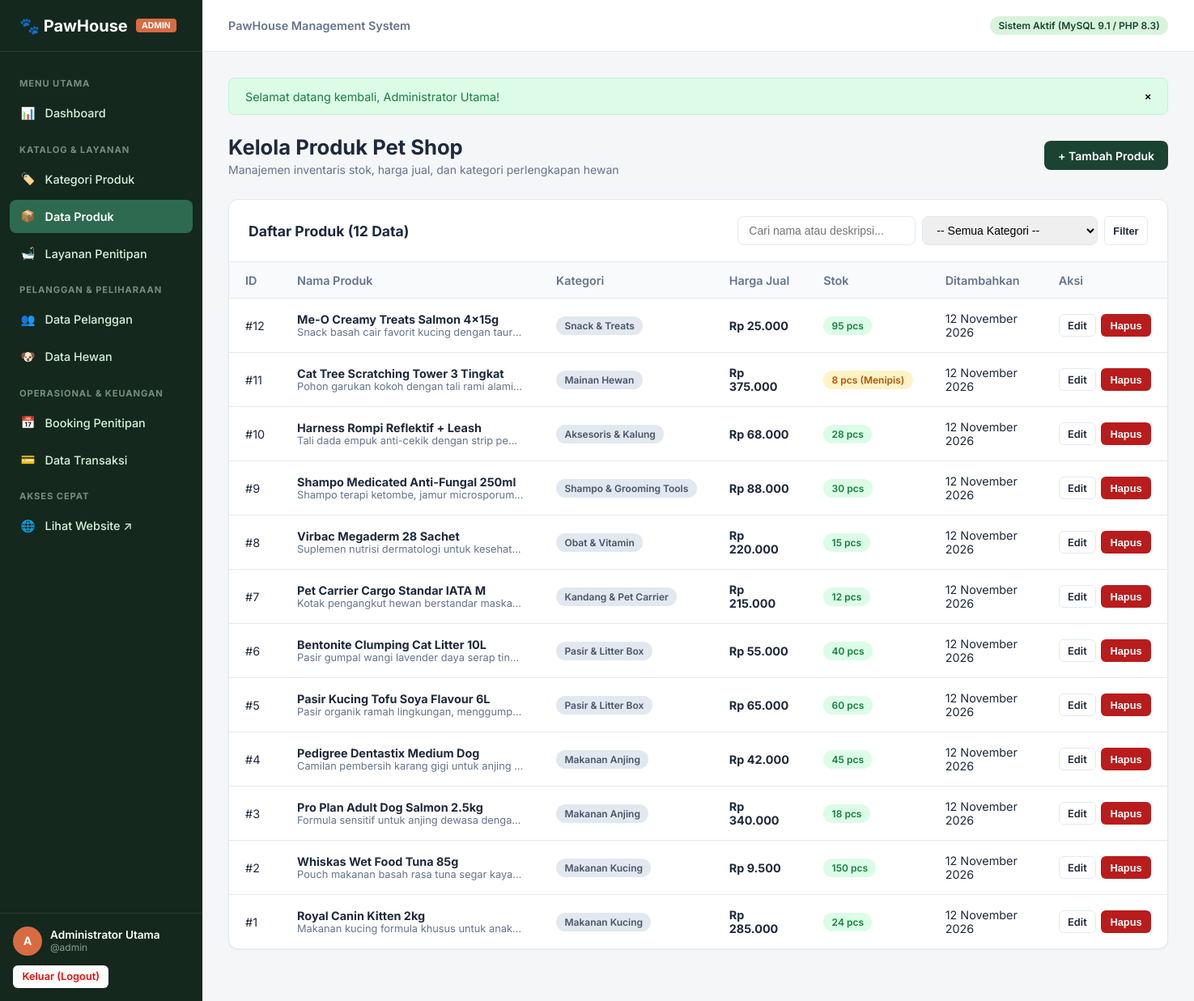
The page /admin/products/index.php (signed in) on the database its author committed.
### tables this page shows
CREATE TABLE `products` (
  `id` INT AUTO_INCREMENT PRIMARY KEY,
  `category_id` INT NOT NULL,
  `name` VARCHAR(150) NOT NULL,
  `description` TEXT NULL,
  `price` DECIMAL(12,2) NOT NULL,
  `stock` INT NOT NULL DEFAULT 0,
  `image` VARCHAR(255) NULL,
  `created_at` TIMESTAMP DEFAULT CURRENT_TIMESTAMP,
  CONSTRAINT `fk_products_category` FOREIGN KEY (`category_id`) 
    REFERENCES `categories` (`id`) ON UPDATE CASCADE ON DELETE RESTRICT
);

CREATE TABLE `categories` (
  `id` INT AUTO_INCREMENT PRIMARY KEY,
  `name` VARCHAR(100) NOT NULL,
  `description` TEXT NULL,
  `created_at` TIMESTAMP DEFAULT CURRENT_TIMESTAMP
);

### config/database.php (called while the page is built, shortened)
<?php
function base_url(string $path = ''): string {
    return BASE_URL . ($path ? '/' . ltrim($path, '/') : '');
}

### includes/functions.php (called while the page is built, shortened)
<?php
function e(?string $value): string {
    return htmlspecialchars((string)$value, ENT_QUOTES, 'UTF-8');
}
function format_rupiah($amount): string {
    return 'Rp ' . number_format((float)$amount, 0, ',', '.');
}
function format_date(?string $date, bool $withTime = false): string {
    $timestamp = strtotime($date);
    $months = [
        1 => 'Januari', 2 => 'Februari', 3 => 'Maret', 4 => 'April',
        5 => 'Mei', 6 => 'Juni', 7 => 'Juli', 8 => 'Agustus',
        9 => 'September', 10 => 'Oktober', 11 => 'November', 12 => 'Desember'
    ];
    $day = date('d', $timestamp);
    $month = $months[(int)date('m', $timestamp)];
    $year = date('Y', $timestamp);
    $formatted = "$day $month $year";
    return $formatted;
}

### admin/products/index.php (the view, shortened to what this page needs)
<?php
require_once __DIR__ . '/../../config/database.php';
require_once __DIR__ . '/../../includes/functions.php';
$pdo = db();
$search     = trim($_GET['q'] ?? '');
$sql = "
    SELECT p.*, c.name AS category_name
    FROM products p
    JOIN categories c ON p.category_id = c.id
    WHERE 1=1
";
$params = [];
$sql .= " ORDER BY p.id DESC";
$stmt = $pdo->prepare($sql);
$stmt->execute($params);
$products = $stmt->fetchAll();
require_once __DIR__ . '/../../includes/admin-header.php';
?>
<div class="page-header">
    <div>
        <h1 class="page-title">Kelola Produk Pet Shop</h1>
        <p class="page-subtitle">Manajemen inventaris stok, harga jual, dan kategori perlengkapan hewan</p>
    </div>
    <div>
        <a href="<?= base_url('admin/products/create.php') ?>" class="btn btn-primary">+ Tambah Produk</a>
    </div>
</div>
<div class="data-card">
    <div class="data-card-header">
        <h2 class="data-card-title">Daftar Produk (<?= count($products) ?> Data)</h2>
        <div class="card-toolbar">
            <form action="<?= base_url('admin/products/index.php') ?>" method="GET" style="display:flex; gap:0.5rem; flex-wrap:wrap;">
                <input type="text" name="q" class="search-input" placeholder="Cari nama atau deskripsi..." value="<?= e($search) ?>">
                <select name="category_id" class="search-input" style="min-width: 170px;">
                    <option value="">-- Semua Kategori --</option>
                </select>
                <button type="submit" class="btn btn-outline btn-sm">Filter</button>
            </form>
        </div>
    </div>
    <div class="table-responsive">
        <table class="admin-table">
            <thead>
                <tr>
                    <th style="width: 50px;">ID</th>
                    <th>Nama Produk</th>
                    <th>Kategori</th>
                    <th>Harga Jual</th>
                    <th>Stok</th>
                    <th>Ditambahkan</th>
                    <th style="width: 140px;">Aksi</th>
                </tr>
            </thead>
            <tbody>
                <?php if (empty($products)): ?>
                    <tr>
                        <td colspan="7" class="empty-state">Tidak ada produk ditemukan.</td>
                    </tr>
                <?php else: ?>
                    <?php foreach ($products as $p): ?>
                        <tr>
                            <td>#<?= e($p['id']) ?></td>
                            <td>
                                <strong><?= e($p['name']) ?></strong>
                                <div style="font-size: 0.8rem; color: var(--admin-text-muted); max-width: 280px; white-space: nowrap; overflow: hidden; text-overflow: ellipsis;">
                                    <?= e($p['description'] ?: '-') ?>
                                </div>
                            </td>
                            <td><span class="badge badge-secondary"><?= e($p['category_name']) ?></span></td>
                            <td><strong><?= format_rupiah($p['price']) ?></strong></td>
                            <td>
                                <?php if ($p['stock'] > 10): ?>
                                    <span class="badge badge-success"><?= e($p['stock']) ?> pcs</span>
                                <?php elseif ($p['stock'] > 0): ?>
                                    <span class="badge badge-warning"><?= e($p['stock']) ?> pcs (Menipis)</span>
                                <?php else: ?>
                                    <span class="badge badge-danger">Habis (0)</span>
                                <?php endif; ?>
                            </td>
                            <td><?= format_date($p['created_at']) ?></td>
                            <td>
                                <div class="actions-cell">
                                    <a href="<?= base_url('admin/products/edit.php?id=' . $p['id']) ?>" class="btn btn-outline btn-sm">Edit</a>
                                    <form action="<?= base_url('admin/products/delete.php') ?>" method="POST" class="form-delete" data-name="produk <?= e($p['name']) ?>" style="display:inline;">
                                        <button type="submit" class="btn btn-danger btn-sm">Hapus</button>
                                    </form>
                                </div>
                            </td>
                        </tr>
                    <?php endforeach; ?>
                <?php endif; ?>
            </tbody>
        </table>
    </div>
</div>
<?php require_once __DIR__ . '/../../includes/admin-footer.php'; ?>

### assets/css/admin.css (style rules this page uses)
:root { --admin-sidebar-bg: #14281D; --admin-sidebar-hover: #1E3F2E; --admin-sidebar-active: #2D6A4F; --admin-sidebar-text: #D8F3DC; --color-primary: #1B4332; --color-primary-light: #2D6A4F; --color-accent: #D96B43; --color-accent-hover: #BF5730; --admin-bg: #F4F6F8; --admin-surface: #FFFFFF; --admin-border: #E2E8F0; --admin-text: #1E293B; --admin-text-muted: #64748B; --color-success: #15803D; --color-success-bg: #DCFCE7; --color-warning: #B45309; --color-warning-bg: #FEF3C7; --color-danger: #B91C1C; --color-danger-bg: #FEE2E2; --color-info: #0369A1; --color-info-bg: #E0F2FE; --sidebar-width: 250px; --header-height: 64px; --radius-sm: 6px; --radius-md: 8px; --radius-lg: 12px; --shadow-sm: 0 1px 2px 0 rgba(0, 0, 0, 0.05); --shadow-md: 0 4px 6px -1px rgba(0, 0, 0, 0.1), 0 2px 4px -1px rgba(0, 0, 0, 0.06); }
*, *::before, *::after { box-sizing: border-box; margin: 0; padding: 0; }
body { font-family: 'Inter', -apple-system, BlinkMacSystemFont, 'Segoe UI', Roboto, sans-serif; color: var(--admin-text); background: var(--admin-bg); min-height: 100vh; display: flex; }
.page-header { display: flex; justify-content: space-between; align-items: center; margin-bottom: 1.75rem; flex-wrap: wrap; gap: 1rem; }
.page-title { font-size: 1.6rem; font-weight: 700; color: var(--admin-text); }
.page-subtitle { font-size: 0.875rem; color: var(--admin-text-muted); margin-top: 0.25rem; }
.data-card { background: var(--admin-surface); border: 1px solid var(--admin-border); border-radius: var(--radius-lg); box-shadow: var(--shadow-sm); margin-bottom: 2rem; overflow: hidden; }
.data-card-header { padding: 1.25rem 1.5rem; border-bottom: 1px solid var(--admin-border); display: flex; justify-content: space-between; align-items: center; flex-wrap: wrap; gap: 1rem; }
.data-card-title { font-size: 1.1rem; font-weight: 700; color: var(--admin-text); }
.card-toolbar { display: flex; gap: 0.75rem; align-items: center; flex-wrap: wrap; }
.search-input { padding: 0.5rem 0.85rem; font-size: 0.875rem; border: 1px solid var(--admin-border); border-radius: var(--radius-md); min-width: 220px; }
.table-responsive { width: 100%; overflow-x: auto; }
.admin-table { width: 100%; border-collapse: collapse; text-align: left; font-size: 0.9rem; }
.admin-table th { background: #F8FAFC; padding: 0.85rem 1.25rem; font-weight: 600; color: var(--admin-text-muted); border-bottom: 1px solid var(--admin-border); white-space: nowrap; }
.admin-table td { padding: 1rem 1.25rem; border-bottom: 1px solid var(--admin-border); color: var(--admin-text); vertical-align: middle; }
.admin-table tbody tr:last-child td { border-bottom: none; }
.actions-cell { display: flex; align-items: center; gap: 6px; white-space: nowrap; }
.btn { display: inline-flex; align-items: center; justify-content: center; gap: 6px; padding: 0.55rem 1rem; font-size: 0.875rem; font-weight: 600; border-radius: var(--radius-md); border: 1px solid transparent; cursor: pointer; text-decoration: none; transition: all 0.15s ease; }
.btn-primary { background: var(--color-primary); color: #FFFFFF; }
.btn-outline { background: #FFFFFF; border-color: var(--admin-border); color: var(--admin-text); }
.btn-danger { background: var(--color-danger); color: #FFFFFF; }
.btn-sm { padding: 0.35rem 0.65rem; font-size: 0.8rem; border-radius: var(--radius-sm); }
.badge { display: inline-block; padding: 0.25rem 0.65rem; font-size: 0.75rem; font-weight: 600; border-radius: 9999px; white-space: nowrap; }
.badge-warning { background: var(--color-warning-bg); color: var(--color-warning); }
.badge-success { background: var(--color-success-bg); color: var(--color-success); }
.badge-secondary { background: #E2E8F0; color: #475569; }

### rows shown on the page
products: id "12", name "Me-O Creamy Treats Salmon 4x15g", description "Snack basah cair favorit kucing dengan taur…", category.name "Snack & Treats", price "Rp 25.000", stock "95", created_at "12 November 2026"
products: id "11", name "Cat Tree Scratching Tower 3 Tingkat", description "Pohon garukan kokoh dengan tali rami alami…", category.name "Mainan Hewan", price "Rp 375.000", stock "8", created_at "12 November 2026"
products: id "10", name "Harness Rompi Reflektif + Leash", description "Tali dada empuk anti-cekik dengan strip pe…", category.name "Aksesoris & Kalung", price "Rp 68.000", stock "28", created_at "12 November 2026"
products: id "9", name "Shampo Medicated Anti-Fungal 250ml", description "Shampo terapi ketombe, jamur microsporum…", category.name "Shampo & Grooming Tools", price "Rp 88.000", stock "30", created_at "12 November 2026"
products: id "8", name "Virbac Megaderm 28 Sachet", description "Suplemen nutrisi dermatologi untuk kesehat…", category.name "Obat & Vitamin", price "Rp 220.000", stock "15", created_at "12 November 2026"
products: id "7", name "Pet Carrier Cargo Standar IATA M", description "Kotak pengangkut hewan berstandar maska…", category.name "Kandang & Pet Carrier", price "Rp 215.000", stock "12", created_at "12 November 2026"
products: id "6", name "Bentonite Clumping Cat Litter 10L", description "Pasir gumpal wangi lavender daya serap tin…", category.name "Pasir & Litter Box", price "Rp 55.000", stock "40", created_at "12 November 2026"
products: id "5", name "Pasir Kucing Tofu Soya Flavour 6L", description "Pasir organik ramah lingkungan, menggump…", category.name "Pasir & Litter Box", price "Rp 65.000", stock "60", created_at "12 November 2026"
products: id "4", name "Pedigree Dentastix Medium Dog", description "Camilan pembersih karang gigi untuk anjing…", category.name "Makanan Anjing", price "Rp 42.000", stock "45", created_at "12 November 2026"
products: id "3", name "Pro Plan Adult Dog Salmon 2.5kg", description "Formula sensitif untuk anjing dewasa denga…", category.name "Makanan Anjing", price "Rp 340.000", stock "18", created_at "12 November 2026"
products: id "2", name "Whiskas Wet Food Tuna 85g", description "Pouch makanan basah rasa tuna segar kaya…", category.name "Makanan Kucing", price "Rp 9.500", stock "150", created_at "12 November 2026"
products: id "1", name "Royal Canin Kitten 2kg", description "Makanan kucing formula khusus untuk anak…", category.name "Makanan Kucing", price "Rp 285.000", stock "24", created_at "12 November 2026"

### other values the page prints
$currentAdmin['role'] "ADMIN"
substr($currentAdmin['name'] ?? 'A', 0, 1) "A"
$currentAdmin['name'] "Administrator Utama"
$currentAdmin['username'] "admin"
$flash['message'] "Selamat datang kembali, Administrator Utama!"
count($products) "12"
